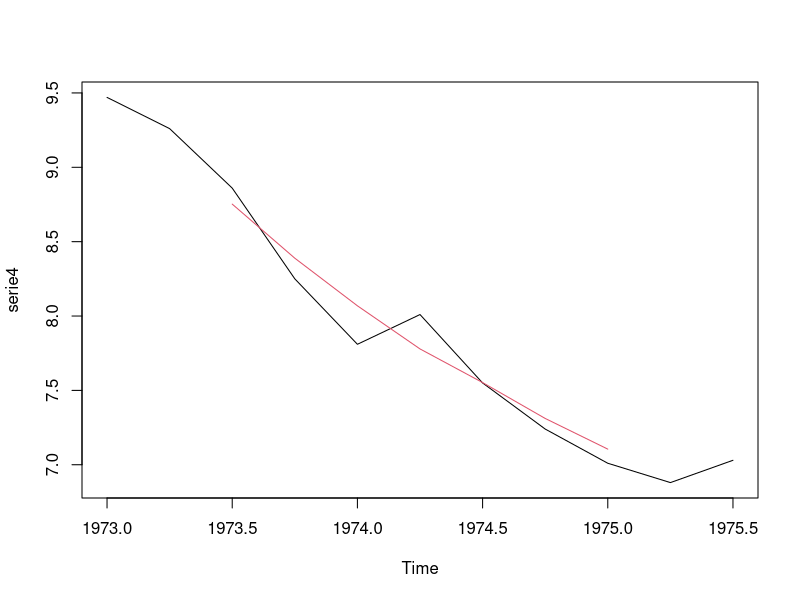
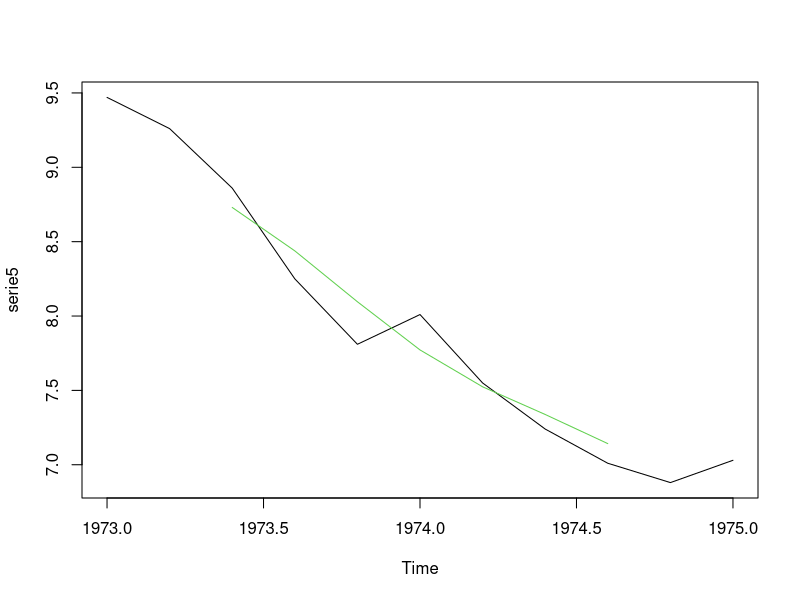
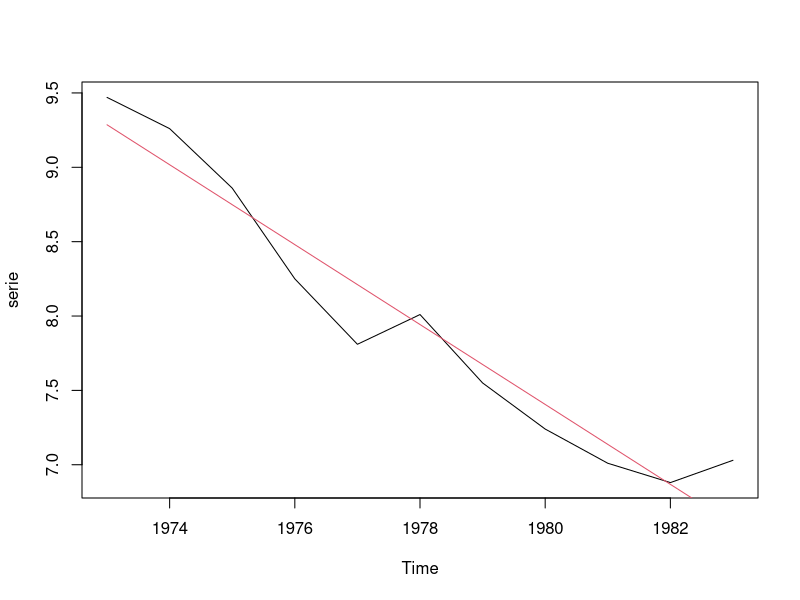
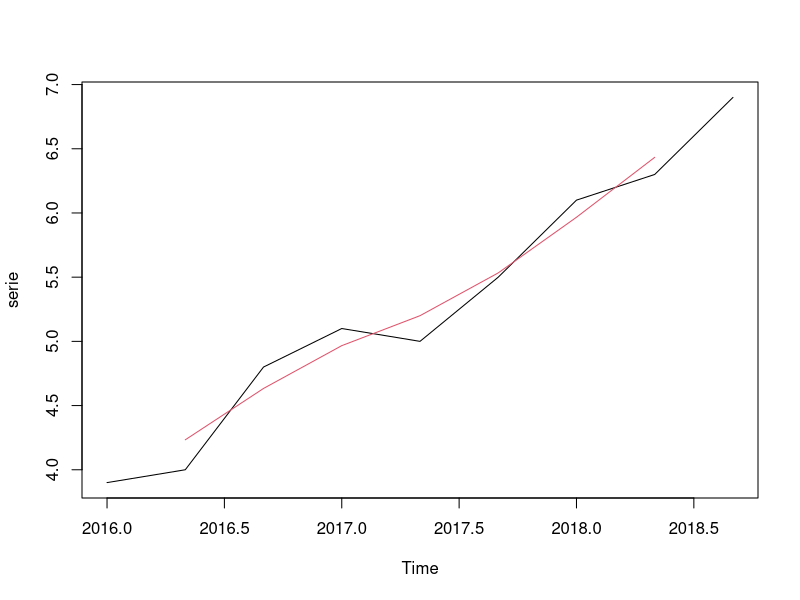

Reproduce these figures in R, in order. (Note: this script raises an error after producing the figures.)
# library(tidyverse)



# EJERCICIO 01 =================================================================

# Datos del enunciado: tabla
poblacion <- c(9.47,9.26,8.86,8.25,7.81,8.01,7.55,7.24,7.01,6.88,7.03)

# Crear un objeto de tipo serie temporal
serie <- ts(poblacion, start=c(1973,1))
  

  # Apartado (a) ---------------------------------------------------------------
  
  # Media movil de orden 4

    # Crear un objeto de tipo serie temporal
    serie4 <- ts(poblacion, start=c(1973,1), frequency=4)
    
    # Obtener la tendencia
    filtro4 <- c(.5,1,1,1,.5) / 4
    tenden4 <- filter(serie4, filtro4)

  
  # Media movil de orden 5
    
    # Crear un objeto de tipo serie temporal
    serie5 <- ts(poblacion, start=c(1973,1), frequency=5)
    
    # Obtener la tendencia
    filtro5 <- c(1,1,1,1,1) / 5
    tenden5 <- filter(serie5, filtro5)
  
  
  # Representacion grafica
  plot(serie4)
  lines(tenden4, col=2)
  
  plot(serie5)
  lines(tenden5, col=3)
  
  
  # Apartado (b) ---------------------------------------------------------------
  
  # Prediccion lineal
  modelo <- lm(serie ~ c(1:11)) # Porque la serie tiene 11 valores
  ajuste <- predict.lm(modelo)
  predic <- ts(ajuste, start=c(1973,1))
  
  # Representacion grafica
  plot(serie)
  lines(predic, col=2)
  
  
  # Apartado (c) ---------------------------------------------------------------
  tabla <- matrix(c(tenden4, tenden5, predic), byrow=T, nrow=3)
  


# EJERCICIO 02
  # Resuelto en Notion



# EJERCICIO 03 ================================================================

# Datos del enunciado: tabla
produccion <- c(3.9, 4, 4.8, 5.1, 5, 5.5, 6.1, 6.3, 6.9)

# Crear un objeto de tipo serie temporal
serie <- ts(produccion, start=c(2016,1), frequency=3)


  # Manualmente ---------------------------------------------------------------

    # Obtener la tendencia
    filtro <-  c(1, 1, 1) / 3
    tenden <- filter(serie, filtro)


    # Representacion grafica
    plot(serie)
    lines(tenden, col=2)


    # Obtener la Comp. Estacionaria (E)
    esta <- serie / tenden


    # Eliminar la Comp. Aleatoria
    data   <- matrix(esta, ncol=3, byrow=T)
    medias <- colMeans(data, na.rm=T)

      # La media de las columnas debería ser 1, pero
      # como no es el caso, hay que normalizarla
      mean(medias)

      # Normalizar la media de las columnas
      indices <- medias / mean(medias)


    # Nueva serie temporal
    esta2 <- ts(rep(indices, 3), frequency=3)

    # Serie desestacionalizada
    deses <- serie / esta2

    # Obtener la Comp. Aleatoria (A)
    alea <- esta2 / norm


  # Automaticamente -----------------------------------------------------------

    # Descomponer la serie
    desc <- decompose(serie, type="mul")


    # Indices de la serie
    indices <- desc$figure



# EJERCICIO 05 ================================================================

# Datos del enunciado: tabla
precios <- c(25,29,34,38,42,45,70,77)
names(precios) <- 1975:1982


# Precios en base al precio de 1975
precios2 <- precios / 25
names(precios2) <- 1975:1982


# Los resultados reflejan la variacion del precio de 1 Kg de azucar entre 1975
# y 1982, tomando como base el precio del primer año, 25 u. Se puede observar
# que el precio fue aumentando hasta 1985, donde el kilo valió 3.08 veces mas
# que en 1975.

  # Si se habla de %, esto serviria para decir que 1 Kg de azucar aumento su
  # precio un 208 % en 7 años (3.08 - 1 = 2.08 -> 208 %).



# EJERCICIO 06 ================================================================

# Datos del enunciado
# 1998 / 1990 = 1.35

  # Apartado (a) --------------------------------------------------------------

  # Aplicando la regla de 3: 1000 / vA = 1.35
  valorA = 1000 / 1.35


  # Apartado (b) --------------------------------------------------------------

  # Aplicando la regla de 3: vB / 1000 = 1.35
  valorB = 1.35 * 1000
